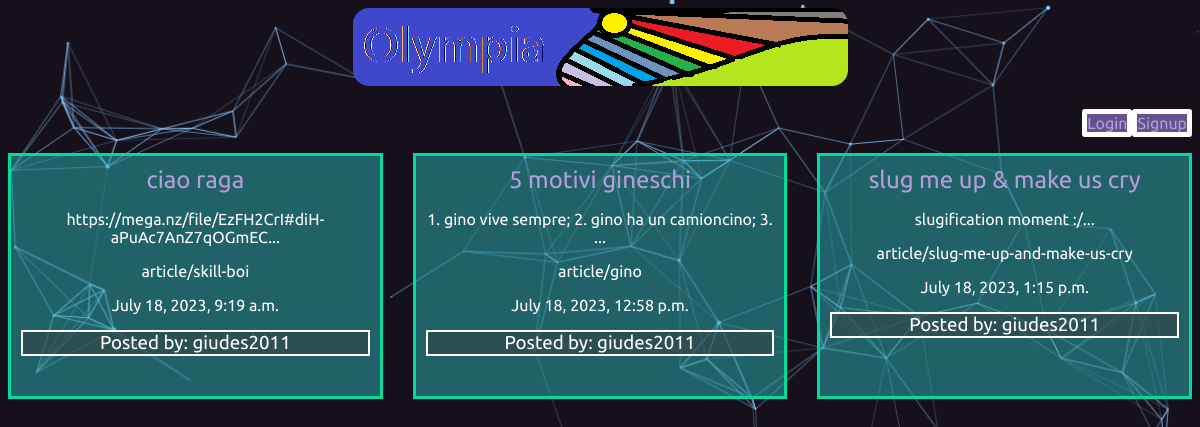
The app's page /articles/ with its own data.
### articles/models.py (models this page shows, shortened)
class Article(models.Model):
    title = models.CharField(max_length=100)
    slug = models.SlugField()
    body = models.TextField()
    date = models.DateTimeField(auto_now_add=True)
    thumb = models.ImageField(default='default.png', blank=True)
    author = models.ForeignKey(User, on_delete=models.CASCADE, default=None)
    def snippet(self):
        return self.body[:50] + "..."

### articles/views.py (the view)
def artiList(request):
    articles = Article.objects.all().order_by('date')
    return render(request, 'articles/articleList.html', {'articles': articles})

### template/articles/articleList.html
{% extends 'baseLayout.html' %}
{% block content %}
<div class="articles">
    {% for article in articles %}
    <div class="article">
        <center><h2><a href="{% url 'detail' slug=article.slug %}">{{ article.title }}</a></h2></center>
        <center><p>{{ article.snippet }}</p></center>
        <center><p>article/{{ article.slug }}</p></center>
        <center><p>{{ article.date }}</p></center>
        <center><h3 class="userUpload">Posted by: {{ article.author }}</h3></center>
    </div>
    {% endfor %}
</div>
{% endblock %}

### template/baseLayout.html (shortened to what this page needs)
<!DOCTYPE html>
<html lang="en">
<head>
    <link rel="stylesheet" href="/static/articlePage.css">
    <link rel="stylesheet" href="/static/baseh1.css">
</head>
<body>
    <div class="wrapper">
        <h1><a href="{% url 'list' %}"><img src="/static/logo.png" style="border-radius: 1rem;"/></a></h1>
        <nav>
            <ul>
                {% if user.is_authenticated %}
                <li>
                    <form action="{% url 'logout' %}" class="logout-link" method="post">
                        {% csrf_token %}
                        <button type="submit" class="logout-button">Logout User</button>
                    </form>
                    <li><a href="{% url 'create' %}" class="highlight">Make a post!</a></li>
                </li>
                {% else %}
                    <li><a href="{% url 'login' %}" class="a1stchild">Login</a></li
                    <li><a href="{% url 'signup' %}" class="a2ndchild">Signup</a></li>
                {% endif %}
            </ul>
        </nav>
        {% block content %}
        {% endblock %}
    </div>
</body>
</html>

### metas/articlePage.css (style rules this page uses)
body { justify-content: center; align-items: center; display: flex; justify-items: center; background-color: aquamarine; font-family: 'Ubuntu', sans-serif; background-image: url(/static/back.png); background-size: cover; background-attachment: scroll; }
.articles { color: #fff; display: grid; grid-template-columns: 1fr 1fr 1fr; grid-gap: 30px; }
h1, h2, h3, h4, h5 { font-weight: normal; color: #fff; margin: 0; }
a, a:hover, a:visited { color: rgb(178, 158, 218); text-decoration: none; }
.wrapper { margin: 0 auto; }
nav { justify-self: end; }
nav li { display: inline-block; margin-left: 20px; }
.wrapper nav ul li a { border: 5px solid rgb(255, 255, 255); display: grid; background: rgb(101, 81, 140); border-radius: 3px; }
.a1stchild { border: 5px solid rgb(255, 255, 255); justify-items: center; justify-content: center; align-items: center; background: rgb(101, 81, 140); border-radius: 3px; }
.a2ndchild { justify-content: center; align-items: center; justify-items: center; border: 5px solid rgb(255, 255, 255); background: rgb(101, 81, 140); border-radius: 3px; }
.articles .article p { color: #fff; }
.articles .article { padding: 10px; border: 3px solid #00dba0; background-color: rgba(46, 179, 184, 0.5); position: relative; padding-bottom: 40px; }
.userUpload { border: 2px solid #fff; background: rgba(54, 61, 61, 0.5); }

### metas/baseh1.css (style rules this page uses)
h1 { color: black; align-items: center; border-radius: 5px; text-align: center; }

### records on screen
Article: title "ciao raga", snippet "https://mega.nz/file/EzFH2CrI#diH-aPuAc7AnZ7qOGmEC...", slug "skill-boi", date "July 18, 2023, 9:19 a.m.", author "giudes2011"
Article: title "5 motivi gineschi", snippet "1. gino vive sempre; 2. gino ha un camioncino; 3. ...", slug "gino", date "July 18, 2023, 12:58 p.m.", author "giudes2011"
Article: title "slug me up & make us cry", snippet "slugification moment :/...", slug "slug-me-up-and-make-us-cry", date "July 18, 2023, 1:15 p.m.", author "giudes2011"
